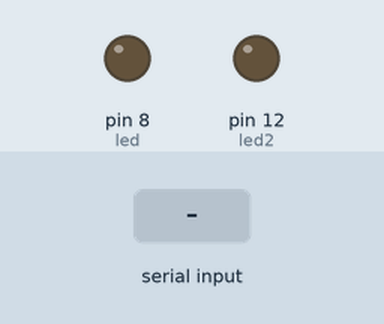
A sketch run on a simulated Arduino Uno, built with avr-gcc and run on an emulated ATmega328P. On the bench: output pins drawn as LEDs (lit = HIGH). The inputs (shaded band) are chosen by the test bench.

Above: at 1.2 s.
1.3 s: "1" received over Serial
At 2.5 s:
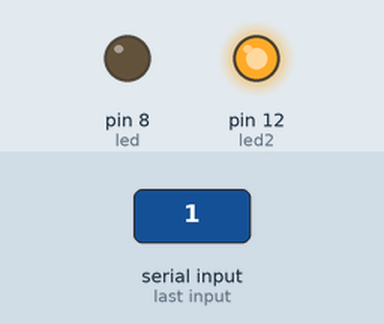
2.8 s: "2" received over Serial
At 3.8 s:
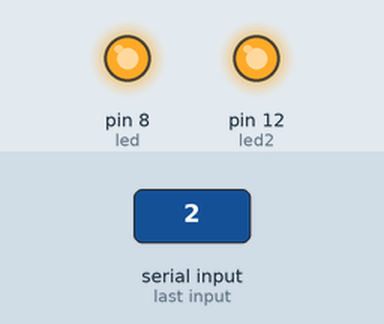
4.3 s: "0" received over Serial
At 4.9 s:
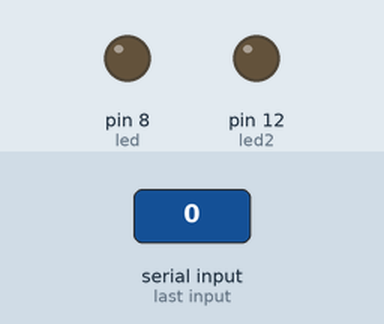
5.8 s: "2" received over Serial
At 6.1 s:
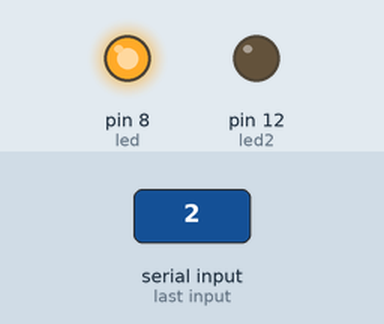
Timing chart, 0 to 8.3 s (numbered marks = the images above; inputs shaded):
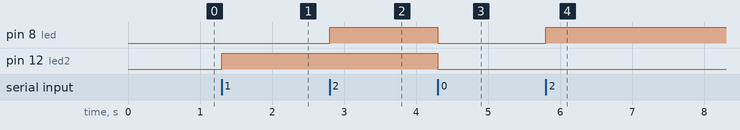

The sketch:

0407_test.ino
```cpp
int led = 8;
int led2 = 12;

void setup() {

  Serial.begin(9600);

  pinMode(led, OUTPUT);
  pinMode(led2, OUTPUT);

}

void loop() {
  if (Serial.available()) {
    char ch = Serial.read();

    if (ch == '1')
      digitalWrite(led2, HIGH);
    else if (ch == '2')
      digitalWrite(led, HIGH);
    else{
      digitalWrite(led2, LOW);
      digitalWrite(led, LOW);

    }

  }

}
```

Measured:
- after the input at 1.3 s, pin 12 (led2): LOW → HIGH at once
- after the input at 2.8 s, pin 8 (led): LOW → HIGH at once
- after the input at 4.3 s, pin 8 (led), pin 12 (led2): HIGH → LOW at once
- after the input at 5.8 s, pin 8 (led): LOW → HIGH at once
